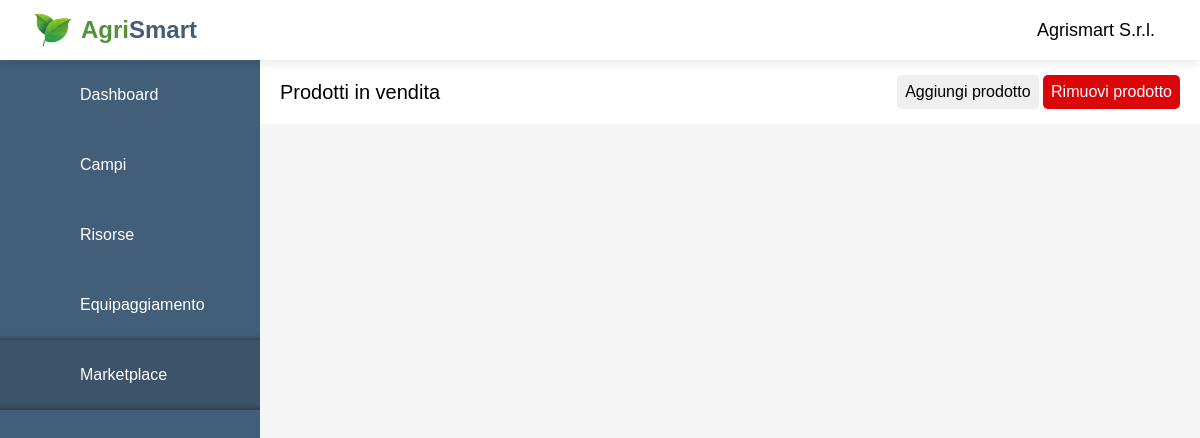
The page /agrismart/dashboard/market.php (signed in) on the database as committed earlier.
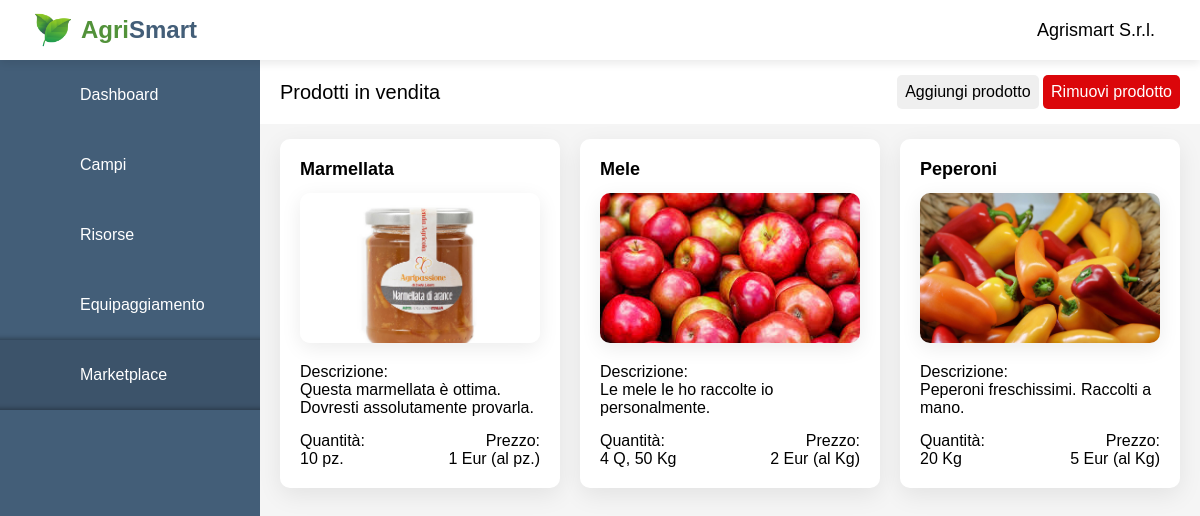
The same page on the database as committed later.
### tables this page shows
CREATE TABLE `prodotti_market` (
  `id_prodotto` int(11) NOT NULL,
  `nome_prodotto` varchar(100) NOT NULL,
  `descrizione_prodotto` text DEFAULT NULL,
  `qnt_prodotto` int(11) NOT NULL,
  `prezzo` int(11) NOT NULL,
  `tipo_qnt` tinyint(1) NOT NULL,
  `tipo_prezzo` int(2) NOT NULL,
  `percorso_img` varchar(255) NOT NULL,
  `id_utente` int(11) NOT NULL
);

### agrismart/dashboard/market.php (the view, shortened to what this page needs)
<?php
    require_once "../main-page/scripts/database.php";
?>
<!DOCTYPE html>
<html lang="en">
<head>
    <link rel="stylesheet" href="https://atugatran.github.io/FontAwesome6Pro/css/all.min.css" >
    <link rel="stylesheet" href="styles/style_market.css">
</head>
<body>
    <div class="container">
        <div class="topbar">
            <div class="topbar-logo">
                <a id="topbar-link-logo" href="dashboard.php">
                    <img src="/agrismart/img/leaf.png">
                    <h2 style="color: #52923a;">Agri</h2>
                    <h2 style="color: #435e78;">Smart</h2>
                </a>
            </div>
            <div class="topbar-session">
                <h3 id="topbar-farm-name"><?php echo $_SESSION['nomeAzienda']?></h3>
                <a href="scripts/logout.php"><button id="topbar-logout-btn"><i class='fa-regular fa-arrow-right-from-bracket'></i></button></a>
            </div>
        </div>
        <div class="sidebar">
            <div class="sidebar-button" id="sidebar-dashboard-button">
                <a href="dashboard.php">
                    <div>Dashboard</div>
                </a>
            </div>
            <div class="sidebar-button" id="sidebar-fields-button">
                <a href="fields.php">
                    <div>Campi</div>
                </a>
            </div>
            <div class="sidebar-button" id="sidebar-resources-button">
                <a href="resources.php">
                    <div>Risorse</div>
                </a>
            </div>
            <div class="sidebar-button" id="sidebar-equip-button">
                <a href="equip.php">
                    <div>Equipaggiamento</div>
                </a>
            </div>
            <div class="sidebar-button" id="sidebar-market-button">
                <a href="market.php">
                    <div>Marketplace</div>
                </a>
            </div>
        </div>
        <div class="main">
            <div class="upbar">
                <div class="upbar-title">Prodotti in vendita</div>
                <div class="upbar-buttons">
                    <button id="upbar-add-btn">Aggiungi prodotto</button>
                    <button id="upbar-remove-btn">Rimuovi prodotto</button>
                </div>
            </div>
            <div class="cards">
                <?php
                    $sql = "SELECT * FROM prodotti_market WHERE id_utente = ?";
                    $stmt = mysqli_stmt_init($conn);
                    if (mysqli_stmt_prepare($stmt, $sql)) {
                        mysqli_stmt_bind_param($stmt, "i", $_SESSION["idUtente"]);
                        mysqli_stmt_execute($stmt);
                        $result = mysqli_stmt_get_result($stmt);
                        while ($row = mysqli_fetch_assoc($result)) {
                            echo "<div class='card'>" .
                                    "<div class='card-name'>". $row["nome_prodotto"] ."</div>" .
                                    "<img class='card-photo' src='" . $row['percorso_img'] ."'>" .
                                    "<div class='card-label' style='margin-top:20px;'>Descrizione:</div>" .
                                    "<div class='card-label-text'>" . $row['descrizione_prodotto'] . "</div>" .
                                    "<div class='card-columns'>" .
                                        "<div class='first-column'>" .
                                            "<div class='card-label' style='margin-top:15px;'>Quantità:</div>";
                                                if($row['tipo_qnt'] == 0){
                                                    echo "<div>" . $row['qnt_prodotto']. " pz.</div>";
                                                }
                                                else{
                                                    $t = intdiv($row['qnt_prodotto'], 1000);
                                                    $q = intdiv($row['qnt_prodotto'] % 1000, 100);
                                                    $kg = $row['qnt_prodotto'] % 100;
                                                    echo "<div>";
                                                    echo  ($t > 0 ? " $t T" : "") . ($t>0 & $kg>0 & $q==0? "," : "").($t>0 & $q>0 ? "," : "") . ($q > 0 ? " $q Q" : "") . ($q>0 & $kg>0 ? "," : "") . ($kg > 0 ? " $kg Kg" : "") . (($q==0 & $kg==0 & $t==0 ? "Vuoto" : ""));
                                                    echo "</div>";
                                                }
                            echo            "</div>
                                                <div class='second-column'>
                                                    <div class='card-label' style='margin-top:15px;'>Prezzo:</div>
                                                    <div>" . $row['prezzo']. " Eur";
                                                    switch($row['tipo_prezzo']){
                                                        case 0:
                                                            echo " (al pz.)";
                                                            break;
                                                        case 1:
                                                            echo " (al Kg)";
                                                            break;
                                                    }
                            echo                    "</div>
                                                </div>";
                            echo    "</div>";
                            echo    "<form action='market.php' method='post'>" .
                                        "<input type='hidden' name='id-product-submit' value='" . $row["id_prodotto"] . "'>" .
                                        "<button type='submit' name='delete-product-submit' class='card-delete disabled'>-</button>" .
                                    "</form>" .
                                 "</div>";
                        }
                    }
                ?>
            </div>
        </div>
    </div>
</body>
</html>

### agrismart/dashboard/styles/style_market.css (style rules this page uses)
* { padding: 0; margin: 0; box-sizing: border-box; font-family: 'Montserrat', sans-serif; }
.main { position: absolute; top: 60px; width: calc(100% - 260px); left: 260px; min-height: calc(100vh - 60px); background: #f5f5f5; }
.topbar { position: fixed; background-color: #fff; box-shadow: 0 4px 8px 0 rgba(0,0,0,0.08); padding: 0 20px; height: 60px; width: 100%; display: flex; justify-content: space-between; align-items: center; z-index: 1; }
.topbar-logo img { width: 36px; margin-right: 10px; }
.topbar-session { display: flex; flex-direction: row; align-items: center; }
#topbar-link-logo { display: flex; align-items: center; text-decoration: none; padding-left: 15px; }
#topbar-farm-name { font-size: 18px; font-weight: 500; }
.sidebar { position: fixed; top: 60px; width: 260px; height: calc(100% - 60px); background:#435e78; overflow-x: hidden; }
.sidebar-button { width: 100%; padding: 5px 20px; background-color: #435e78; }
.sidebar-button a { width: 100%; font-weight: 450; text-decoration: none; color: #fff; height: 60px; display: flex; align-items: center; }
#sidebar-market-button { box-shadow: inset 0px -10px 6px -10px rgba(0, 0, 0, 0.5); background-color: #3c536a; }
#sidebar-equip-button { box-shadow: inset 0px -10px 6px -10px rgba(0, 0, 0, 0.5); }
.upbar { display: grid; grid-template-columns: 2fr auto; padding: 15px 20px; background-color: #fff; align-items: center; }
.upbar-title { font-size:20px; font-weight: 400; }
.upbar-buttons button { padding: 8px; border: none; border-radius: 5px; font-size: 16px; cursor: pointer; transition: 0.2s; }
#upbar-remove-btn { color:#fff; background-color: #db060a; }
.cards { padding: 15px 20px; display: grid; grid-template-columns: repeat(3,1fr); grid-gap: 20px; }
.card { max-width:300px; position: relative; padding: 20px; display:flex; flex-direction: column; background: #fff; border-radius: 10px; box-shadow: 0 7px 25px rgba(0,0,0,0.08); }
.card-name { font-size: 18px; font-weight: 600; margin-bottom: 10px; }
.card-photo { object-fit: cover; margin-top: 3px; height: 150px; max-width: auto; border-radius: 10px; box-shadow: 0 5px 20px rgba(0,0,0,0.08); }
.card-label { font-weight: 500; }
.card-label-text { overflow-wrap: break-word; }
.card-columns { display: flex; flex-direction: row; justify-content: space-between; }
.card .second-column { text-align: right; }

Rows that differ between the two databases and show on the page:
added prodotti_market: nome_prodotto "Marmellata", percorso_img (picture), descrizione_prodotto "Questa marmellata è ottima. Dovresti assolutamente provarla.", qnt_prodotto "10", prezzo "1", tipo_prezzo "(al pz.)"
added prodotti_market: nome_prodotto "Mele", percorso_img (picture), descrizione_prodotto "Le mele le ho raccolte io personalmente.", qnt_prodotto "4", qnt_prodotto "50", prezzo "2", tipo_prezzo "(al Kg)"
added prodotti_market: nome_prodotto "Peperoni", percorso_img (picture), descrizione_prodotto "Peperoni freschissimi. Raccolti a mano.", qnt_prodotto "20", prezzo "5", tipo_prezzo "(al Kg)"
